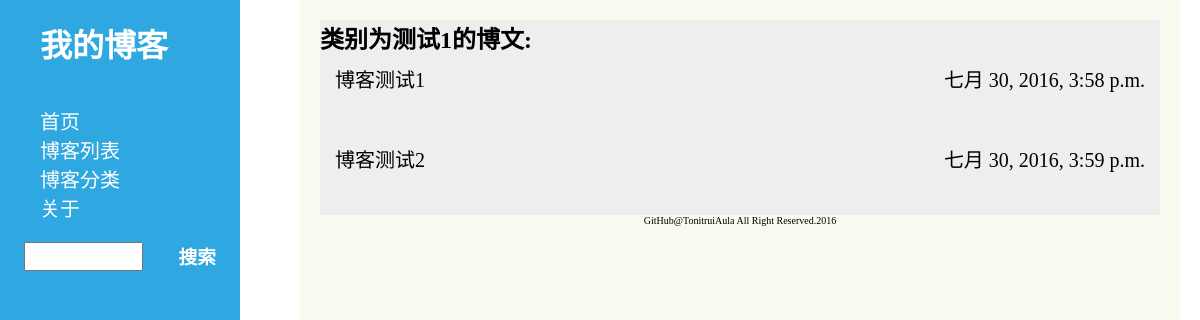
The page /blog/cat=1 on the database as committed earlier.
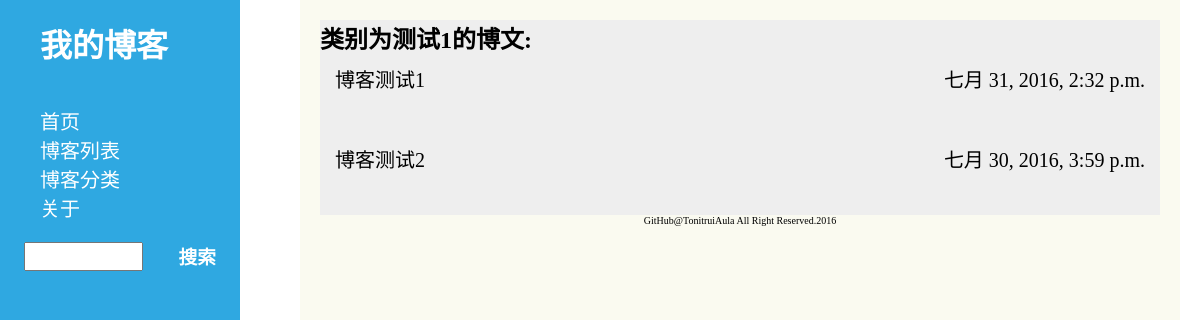
The same page on the database as committed later.
### blog/models.py (models this page shows, shortened)
@python_2_unicode_compatible
class Article(models.Model):
	title = models.CharField(u'标题',max_length = 150)
	body = RichTextField(u'正文')
	date = models.DateTimeField(u'发布时间')
	category = models.ForeignKey(Category, verbose_name=u'分类')
	tags = models.ManyToManyField(Tag, verbose_name = u'标签',blank=True)

### blog/views.py (the view)
# urls.py: url(r'^cat=(?P<category_id>[0-9]+)',views.category,name = 'category'),
def category(request,category_id):
	cur_cat = Category.objects.get(pk = category_id)
	articles = Article.objects.filter(category = cur_cat)
	paginator = Paginator(articles,limit)
	page = request.GET.get('page')
	try:
		articles = paginator.page(page)
	except PageNotAnInteger:
		articles = paginator.page(1)
	except EmptyPage:
		articles = paginator.page(paginator.num_pages)
	return render(request, 'blogs/category.html', {'articles': articles,'cat' : cur_cat})

### blog/templates/blogs/category.html (shortened to what this page needs)
<!DOCTYPE html>
<html>
<head>
	<mata content="text/html" charset="utf-8">
	<link rel="stylesheet" type="text/css" href="../../static/css/style.css"/>
</head>
<body>
	<div id="head">
		<h1>我的博客</h1>
		<ul>
			<li><a href="/">首页</a></li>
			<li><a href="/blog/allblogs">博客列表</a></li>
			<li><a href="/blog/cat">博客分类</a></li>
			<li><a href="/blog/about">关于</a></li>
		</ul>
		<div id="searcharea">
		    <form method="get" action=".">
		    	<input type="text" id="content"></input>
		    	<h3 id="search" onclick="submit()">搜索</h3>
		    </form>
		</div>
	</div>
	<div id="wrap">
		{% if articles %}
		<ul class="list">
		<h2>类别为{{cat.name}}的博文:</h2>
			{% for a in articles %}
			<li>
				<a href="/blog/{{a.id}}">{{a.title}}</a>
				<span>{{a.date}}</span>
			</li>
			{% endfor%}
		</ul>
		{% else %}
		<h2>该类别没有文章</h2>
		{% endif %}
		<footer><a href="https://github.com/TonitruiAula">GitHub@TonitruiAula</a> All Right Reserved.2016</footer>
	</div>
</body>
</html>

Rows that differ between the two databases and show on the page:
changed Article "博客测试1": date "七月 30, 2016, 3:58 p.m." → "七月 31, 2016, 2:32 p.m."
